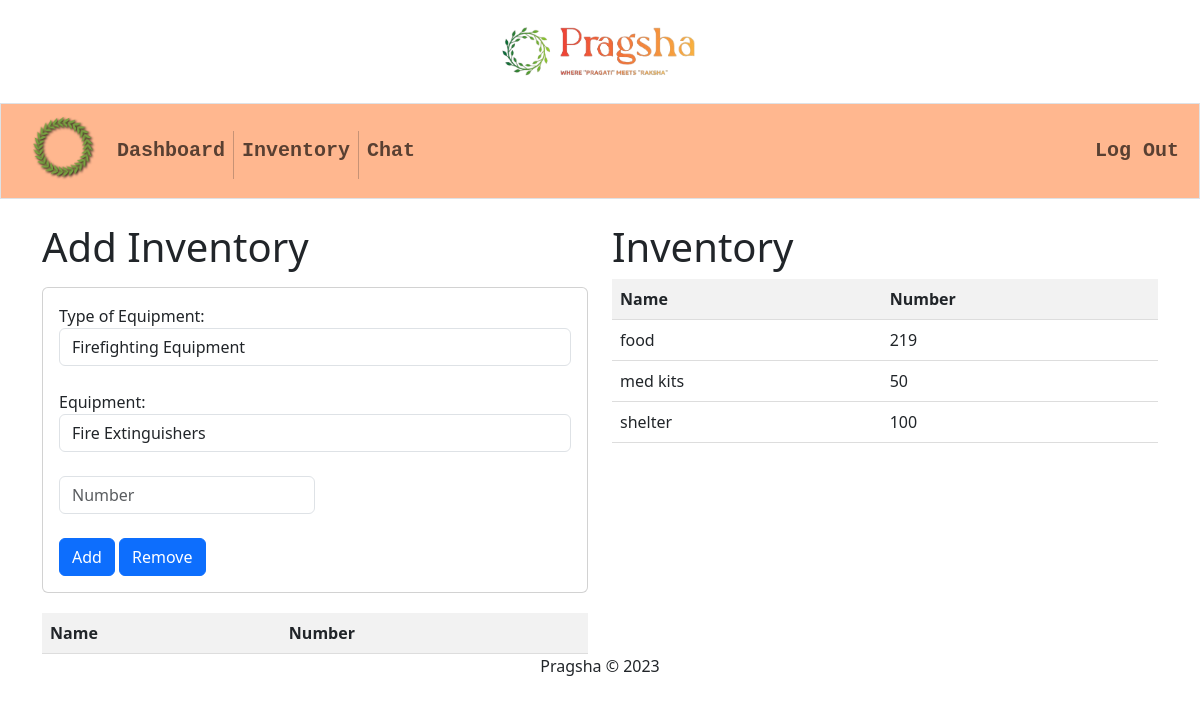
Page /agency/inventory/ (signed in) on the earlier database version.
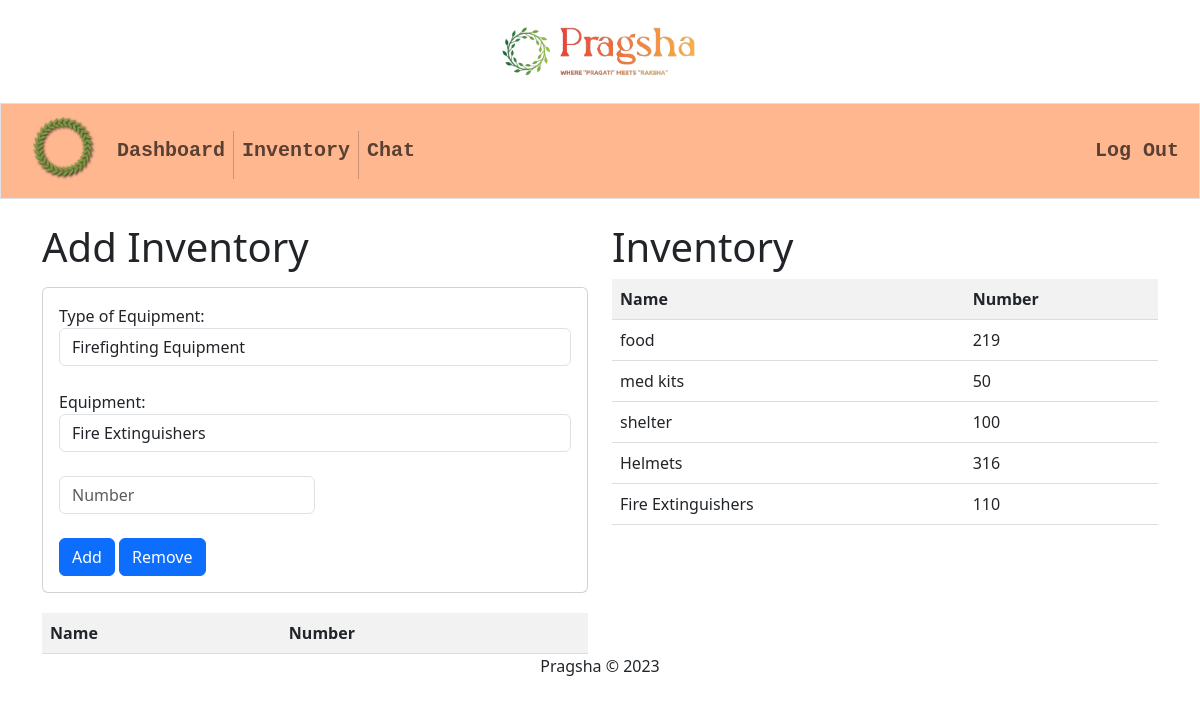
Same page on the later database version.
### agency/models.py (models this page shows)
class Inventory(models.Model):
    inventory_id = models.AutoField(primary_key=True)
    agency_id = models.ForeignKey(Agency, on_delete=models.CASCADE)
    name = models.CharField(max_length=100)
    number = models.IntegerField()

### agency/views.py (the view)
# urls.py: path("inventory/", views.add_inventory, name="inventory"),
@csrf_exempt
def add_inventory(request):
    if request.method == "POST":
        name = request.POST["name"]
        number = request.POST["number"]
        agency_id = Agency.objects.get(
            agency_id=request.session["agency_id"]
        )
        if Inventory.objects.filter(
            name=name,
            agency_id=agency_id
            ).exists():
            Inventory.objects.filter(
                name=name,
                agency_id=agency_id,
            ).update(
                number=Inventory.objects.filter(
                    name=name,
                    agency_id=agency_id,
                )
                .values("number")
                .first()["number"]
                + int(number)
            )
            data = {
                "id": Inventory.objects.filter(
                    name=name,
                    agency_id=agency_id,
                )
                .values("inventory_id")
                .first()["inventory_id"],
                "name": name,
                "number": Inventory.objects.filter(
                    name=name,
                    agency_id=agency_id,
                )
                .values("number")
                .first()["number"],
            }
        else:
            inventory = Inventory(
                agency_id=agency_id,
                name=name,
                number=number,
            )
            inventory.save()
            data = {
                "id": inventory.inventory_id,
                "name": inventory.name,
                "number": inventory.number,
            }
        return JsonResponse({"status": "success", "data": data})
    else:
        inv = Inventory.objects.filter(agency_id=request.session["agency_id"]).values()
        return render(
            request, "agency/inventory.html", {"form": InventoryForm(), "inv": inv, "inventory": INVENTORY}
        )

### agency/views.py
class InventoryForm(forms.ModelForm):
    agency_id = forms.CharField(widget=forms.HiddenInput, required=False)
    name = forms.CharField(max_length=100, label="Name")
    number = forms.IntegerField(label="Number")
    class Meta:
        model = Inventory
        fields = ["name", "number"]

### agency/templates/agency/inventory.html (shortened to what this page needs)
{% extends 'agencydash/layout.html' %}
{% block main %}
<div class="row">
  <div class="col">
    <h1>Add Inventory</h1>
    <form id="inventory-form" class="form-inline">
      <div class="card mt-3">
        <div class="card-body">
          <div class="form-group">
            <label for="type">Type of Equipment:</label>
            <select id="type" class="form-control mr-2">
              {% for type in inventory %}
              <option value="{{ type }}">{{ type }}</option>
              {% endfor %}
            </select>
          </div>
          <br>
          <div class="form-group">
            <label for="name">Equipment:</label>
            <select id="name" name="name" class="form-control mr-2">
            </select>
          </div>
          <br>
          <div class="form-group">
            <input type="number" name="number" id="number" class="form-control mr-2" placeholder="Number"
              style="width:50% !important;" required>
          </div>
          <br>
          <button id="add" type="submit" class="btn btn-primary">Add</button>
          <button id="remove" type="submit" class="btn btn-primary">Remove</button>
        </div>
      </div>
    </form>
    <table id="inventory-table">
      <thead>
        <tr>
          <th>Name</th>
          <th>Number</th>
        </tr>
      </thead>
    </table>
  </div>
  <div class="col">
    <h1>Inventory</h1>
    <table id="inventory-table">
      <thead>
        <tr>
          <th>Name</th>
          <th>Number</th>
        </tr>
      </thead>
      <tbody>
        {% for item in inv %}
        <tr>
          <td>{{ item.name }}</td>
          <td>{{ item.number }}</td>
        </tr>
        {% endfor %}
      </tbody>
    </table>
  </div>
</div>
{% endblock %}

### agencydash/templates/agencydash/layout.html (shortened to what this page needs)
<!DOCTYPE html>
<html lang="en">
{% load pwa %}
<head>
    {% load static %}
    <link rel="stylesheet" href="{% static 'style.css' %}">
    <link href="https://cdn.jsdelivr.net/npm/bootstrap@5.3.1/dist/css/bootstrap.min.css" rel="stylesheet"
>
</head>
<body>
    <span style="padding:10px;">
        <div align="center">
            {% load static %}
            <a class="navbar-brand" href="/">
                <img src="{% static 'logo.png' %}" alt="logo" width="200px">
            </a>
        </div>
        <br>
    </span>
    <nav class="border navbar sticky-top navbar-expand-md" style="background-color: #ffb78f;" height="100">
        <div class="container-fluid">
            <a class="navbar-brand" href="/" style="padding-left:20px">
                <h2 class="app-name">
                    {% load static %}
                    <img class="wreath" src="{% static 'wreath.png' %}" alt="Pragsha" width="60" height="60"
                        class="d-inline-block align-text-top">
                </h2>
            </a>
            <div class="collapse navbar-collapse" id="navbar">
                <ul class="navbar-nav me-auto mt-2">
                    <li class="nav-item"><a class="nav-link" href="/agency/dashboard"
                            style="font-family: 'Courier New', Courier, monospace;">
                            <h5><b>Dashboard</b></h5>
                        </a></li>
                    <li class="nav-item"><a class="nav-link" href="/agency/inventory"
                            style="font-family: 'Courier New', Courier, monospace;">
                            <h5><b>Inventory</b></h5>
                        </a></li>
                    <li class="nav-item"><a class="nav-link" href="/chat"
                            style="font-family: 'Courier New', Courier, monospace;">
                            <h5><b>Chat</b></h5>
                        </a></li>
                </ul>
                <ul class="navbar-nav ms-auto mt-2">
                    <li class="nav-item"><a class="nav-link" href="/agency/logout"
                            style="font-family: 'Courier New', Courier, monospace;">
                            <h5><b>Log Out</b></h5>
                        </a></li>
                </ul>
            </div>
        </div>
    </nav>
    <div class="container">
        <br>
        <div class="content">
            {% block main %}{% endblock %}
        </div>
        <div class="footer" align="center">
            <p>Pragsha &copy; 2023</p>
        </div>
    </div>
</body>
</html>

### authentification/static/style.css (style rules this page uses)
body { font-family: Arial, sans-serif; background-color: #fff6ef; overflow-x: hidden; }

### agency/templates/agency/inventory.html (style rules this page uses)
#inventory-form { margin-bottom: 20px; }
#inventory-table { border-collapse: collapse; width: 100%; }
#inventory-table th, #inventory-table td { padding: 8px; text-align: left; border-bottom: 1px solid #ddd; }
#inventory-table th { background-color: #f2f2f2; }

### agencydash/templates/agencydash/layout.html (style rules this page uses)
.wreath { filter: drop-shadow(1px 1px 1px #000); }
.footer { position: static; bottom: 0; width: 100%; text-align: center; }

Differences in the rows shown:
added Inventory: name "Helmets", number "316"
added Inventory: name "Fire Extinguishers", number "110"
